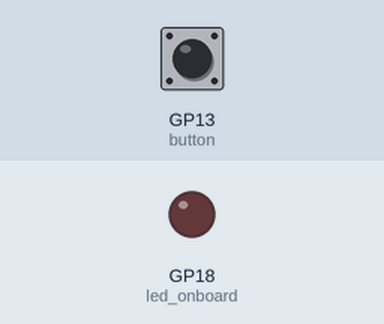
Bench run of a program on a simulated Raspberry Pi Pico running MicroPython. Shown: output pins drawn as LEDs (lit = HIGH). Wiring (from the project's diagram.json): green button on GP13, red LED on GP18. The test bench sets the inputs (shaded band); at power-on: GP13 (button) HIGH.

Above: at 1.3 s.
1.4 s: GP13 (button) pulled LOW for 0.15 s
At 1.47 s:
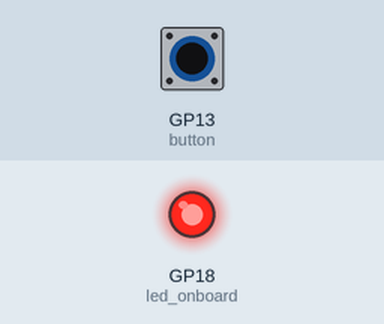
3.0 s: GP13 (button) pulled LOW for 3.2 s
At 7.5 s:
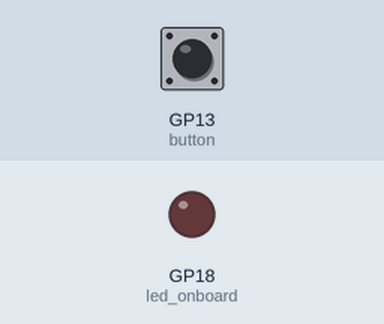
Timing chart, 0 to 9.0 s (numbered marks = the images above; inputs shaded):
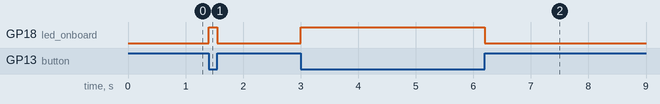

Measured:
- after the input at 1.4 s, GP18 (led_onboard): LOW → HIGH at once, → LOW 0.15 s later
- after the input at 3.0 s, GP18 (led_onboard): LOW → HIGH at once, → LOW 3.2 s later

The program:

main.py
```python
from machine import Pin
import time

time.sleep(0.1)

button = Pin(13, Pin.IN, Pin.PULL_UP)
led_onboard = Pin(18, Pin.OUT)

while True:
    if button.value() == 0:
        led_onboard.value(1)
    else:
        led_onboard.value(0)
```
